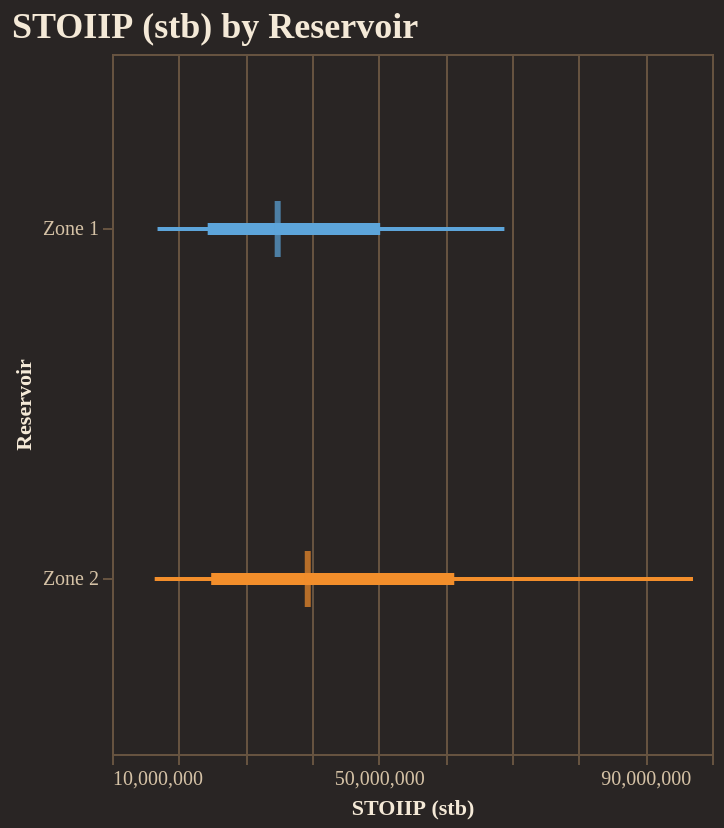

The code cell stored with this chart in its notebook:
### Code cell
fig = reporter.plotter.forest_plot(
    "STOIIP (stb)", 
    backend=PLOTTING_BACKEND
)
fig.show()

### Figure 1 — Vega-Lite specification as saved in the notebook (floating-point values rounded to 4 significant figures)
{"config": {"background": "#292524", "view": {"fill": "#292524", "stroke": "#665340"}, "title": {"color": "#f4e9d7", "font": "Merriweather", "fontSize": 18, "fontWeight": 600, "subtitleColor": "#d5c2a6", "anchor": "start"}, "axis": {"domainColor": "#665340", "gridColor": "#665340", "tickColor": "#665340", "labelColor": "#d5c2a6", "titleColor": "#f4e9d7", "labelFont": "Merriweather", "titleFont": "Merriweather"}, "legend": {"titleColor": "#f4e9d7", "labelColor": "#d5c2a6", "labelFont": "Merriweather", "titleFont": "Merriweather", "orient": "top-right", "symbolType": "circle"}, "header": {"labelColor": "#d5c2a6", "titleColor": "#f4e9d7", "labelFont": "Merriweather", "titleFont": "Merriweather"}, "mark": {"color": "#c78d3b"}, "line": {"color": "#c78d3b"}, "bar": {"color": "#c78d3b"}, "point": {"color": "#ddb06d"}, "area": {"color": "#c78d3b", "opacity": 0.35}, "text": {"color": "#f4e9d7", "font": "Merriweather"}, "range": {"category": ["#5DA5DA", "#F28E2B", "#59C36A", "#E15759", "#B07AA1", "#4ECDC4", "#FF9DA7", "#EDC948"]}}, "layer": [{"mark": {"type": "rule", "strokeWidth": 2}, "encoding": {"color": {"field": "group", "legend": null, "type": "nominal"}, "x": {"field": "p10", "scale": {"zero": false}, "title": "STOIIP (stb)", "type": "quantitative"}, "x2": {"field": "p90"}, "y": {"field": "group", "sort": ["Zone 1", "Zone 2"], "title": "Reservoir", "type": "nominal"}}}, {"mark": {"type": "rule", "strokeWidth": 6}, "encoding": {"color": {"field": "group", "legend": null, "type": "nominal"}, "x": {"field": "p25", "scale": {"zero": false}, "title": "STOIIP (stb)", "type": "quantitative"}, "x2": {"field": "p75"}, "y": {"field": "group", "sort": ["Zone 1", "Zone 2"], "title": "Reservoir", "type": "nominal"}}}, {"mark": {"type": "tick", "color": "black", "size": 28, "thickness": 3}, "encoding": {"color": {"field": "group", "legend": null, "type": "nominal"}, "tooltip": [{"field": "group", "title": "Group", "type": "nominal"}, {"field": "p10", "title": "P10", "type": "quantitative"}, {"field": "p25", "title": "P25", "type": "quantitative"}, {"field": "median", "title": "Median", "type": "quantitative"}, {"field": "p75", "title": "P75", "type": "quantitative"}, {"field": "p90", "title": "P90", "type": "quantitative"}], "x": {"field": "median", "scale": {"zero": false}, "title": "STOIIP (stb)", "type": "quantitative"}, "y": {"field": "group", "sort": ["Zone 1", "Zone 2"], "title": "Reservoir", "type": "nominal"}}}], "data": {"name": "data-1ed66b52ccf74c087828a0550bb20218"}, "height": 350, "title": "STOIIP (stb) by Reservoir", "width": "container", "$schema": "https://vega.github.io/schema/vega-lite/v5.20.1.json", "datasets": {"data-1ed66b52ccf74c087828a0550bb20218": [{"group": "Zone 1", "p10": 16830000.0, "p25": 24350000.0, "median": 34850000.0, "p75": 50230000.0, "p90": 68860000.0}, {"group": "Zone 2", "p10": 16410000.0, "p25": 24880000.0, "median": 39360000.0, "p75": 61340000.0, "p90": 97150000.0}]}}
